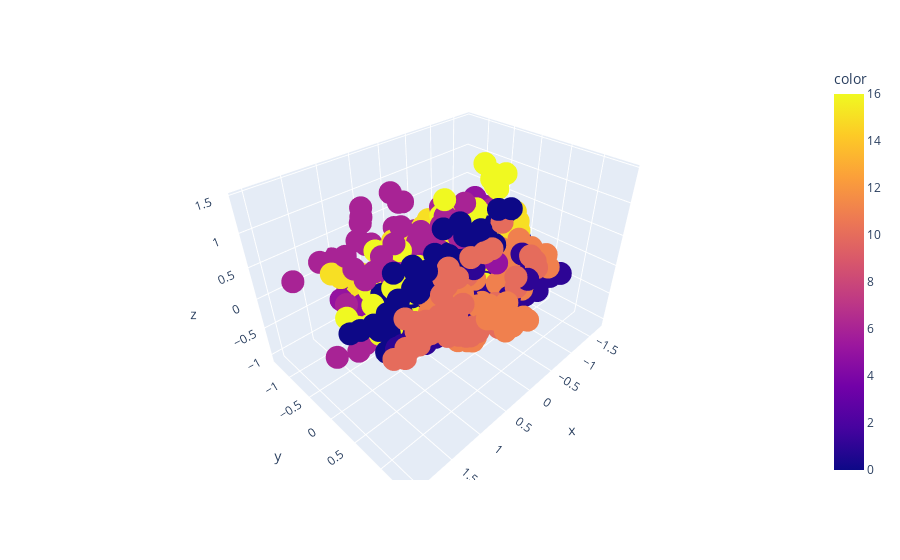

The code cell stored with this chart in its notebook:
### Code cell
px.scatter_3d(df_pca, x="x", y="y", z="z", color=color_array)

### Figure 1 — Plotly figure (JSON) as saved in the notebook; plotly's stock layout.template omitted (floating-point values rounded to 4 significant figures; data arrays with more than 128 entries replaced by an {"elided": "..."} marker saying what was removed)
{"data": [{"hovertemplate": "x=%{x}<br>y=%{y}<br>z=%{z}<br>color=%{marker.color}<extra></extra>", "legendgroup": "", "marker": {"color": {"elided": "1080 int values"}, "coloraxis": "coloraxis", "symbol": "circle"}, "mode": "markers", "name": "", "scene": "scene", "showlegend": false, "type": "scatter3d", "x": {"elided": "1080 float values"}, "y": {"elided": "1080 float values"}, "z": {"elided": "1080 float values"}}], "layout": {"coloraxis": {"colorbar": {"title": {"text": "color"}}, "colorscale": [[0, "#0d0887"], [0.1111, "#46039f"], [0.2222, "#7201a8"], [0.3333, "#9c179e"], [0.4444, "#bd3786"], [0.5556, "#d8576b"], [0.6667, "#ed7953"], [0.7778, "#fb9f3a"], [0.8889, "#fdca26"], [1, "#f0f921"]]}, "legend": {"tracegroupgap": 0}, "margin": {"t": 60}, "scene": {"domain": {"x": [0, 1], "y": [0, 1]}, "xaxis": {"title": {"text": "x"}}, "yaxis": {"title": {"text": "y"}}, "zaxis": {"title": {"text": "z"}}}}}
